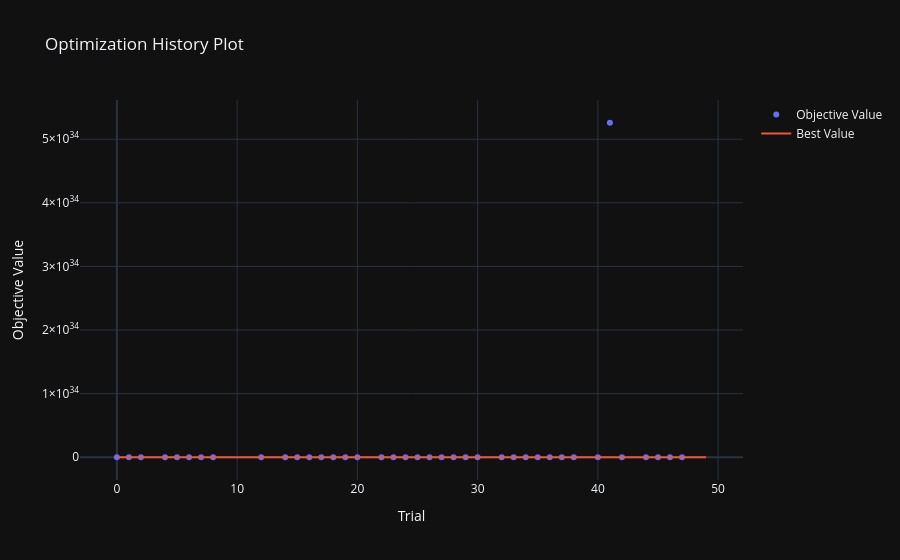
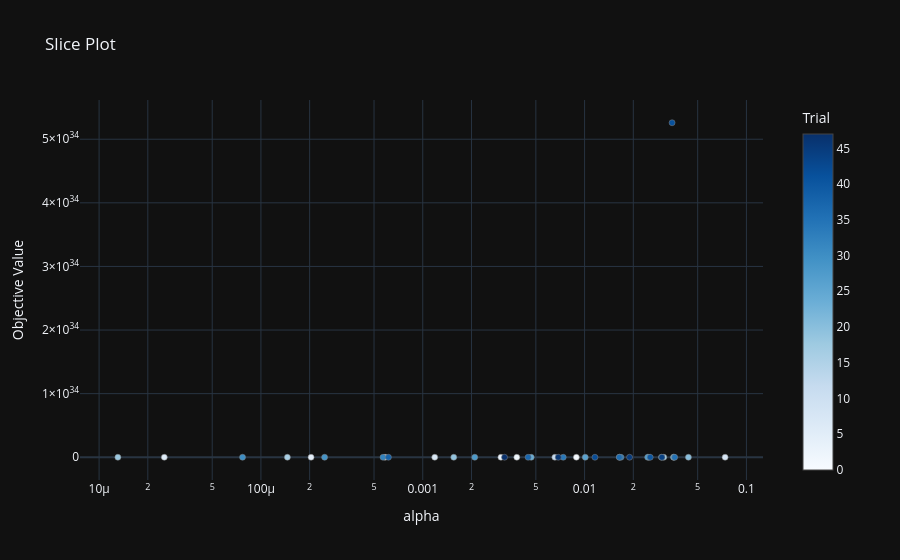

The cell these charts' notebook holds for them, in order:
### Code cell
GD1 = GradientDescent(func1, Table(pd.DataFrame(), ["X","Y","Alpha","Iteration","Z min", "Z max","Z end"]))
GD1.run()

### Figure 1 — Plotly figure (JSON) as saved in the notebook; plotly's stock layout.template omitted (floating-point values rounded to 4 significant figures)
{"data": [{"mode": "markers", "name": "Objective Value", "x": [0, 1, 2, 3, 4, 5, 6, 7, 8, 9, 10, 11, 12, 13, 14, 15, 16, 17, 18, 19, 20, 21, 22, 23, 24, 25, 26, 27, 28, 29, 30, 31, 32, 33, 34, 35, 36, 37, 38, 39, 40, 41, 42, 43, 44, 45, 46, 47, 48, 49], "y": [38.07, 18.04, 23.66, null, 33.25, 31.84, 31.96, 37.75, 1.659, null, null, null, 15.94, null, 7.775, 2.229, 31.86, 0.1289, 31.97, 39.83, 1.296, null, 0.777, 0.2318, 50.42, 0.3612, 16.28, 3.502, 40.16, 31.83, 31.9, null, 37.06, 4.234, 27.27, 0.2315, 11.44, 35.0, 39.73, null, 1.939, 5.259e+34, 7.269, null, 0.7491, 3.459, 12.68, 37.29, null, null], "type": "scatter"}, {"mode": "lines", "name": "Best Value", "x": [0, 1, 2, 3, 4, 5, 6, 7, 8, 9, 10, 11, 12, 13, 14, 15, 16, 17, 18, 19, 20, 21, 22, 23, 24, 25, 26, 27, 28, 29, 30, 31, 32, 33, 34, 35, 36, 37, 38, 39, 40, 41, 42, 43, 44, 45, 46, 47, 48, 49], "y": [38.07, 18.04, 18.04, 18.04, 18.04, 18.04, 18.04, 18.04, 1.659, 1.659, 1.659, 1.659, 1.659, 1.659, 1.659, 1.659, 1.659, 0.1289, 0.1289, 0.1289, 0.1289, 0.1289, 0.1289, 0.1289, 0.1289, 0.1289, 0.1289, 0.1289, 0.1289, 0.1289, 0.1289, 0.1289, 0.1289, 0.1289, 0.1289, 0.1289, 0.1289, 0.1289, 0.1289, 0.1289, 0.1289, 0.1289, 0.1289, 0.1289, 0.1289, 0.1289, 0.1289, 0.1289, 0.1289, 0.1289], "type": "scatter"}, {"marker": {"color": "#cccccc"}, "mode": "markers", "name": "Infeasible Trial", "showlegend": false, "x": [], "y": [], "type": "scatter"}], "layout": {"title": {"text": "Optimization History Plot"}, "xaxis": {"title": {"text": "Trial"}}, "yaxis": {"title": {"text": "Objective Value"}}}}

### Figure 2 — Plotly figure (JSON) as saved in the notebook; plotly's stock layout.template omitted (floating-point values rounded to 4 significant figures)
{"data": [{"marker": {"color": [0, 1, 2, 4, 5, 6, 7, 8, 12, 14, 15, 16, 17, 18, 19, 20, 22, 23, 24, 25, 26, 27, 28, 29, 30, 32, 33, 34, 35, 36, 37, 38, 40, 41, 42, 44, 45, 46, 47], "colorbar": {"title": {"text": "Trial"}, "x": 1.0, "xpad": 40}, "colorscale": [[0.0, "rgb(247,251,255)"], [0.125, "rgb(222,235,247)"], [0.25, "rgb(198,219,239)"], [0.375, "rgb(158,202,225)"], [0.5, "rgb(107,174,214)"], [0.625, "rgb(66,146,198)"], [0.75, "rgb(33,113,181)"], [0.875, "rgb(8,81,156)"], [1.0, "rgb(8,48,107)"]], "line": {"color": "Grey", "width": 0.5}}, "mode": "markers", "name": "Feasible Trial", "showlegend": false, "x": [0.0005847, 0.008895, 0.003812, 0.003041, 0.0002041, 2.529e-05, 0.001186, 0.07384, 0.00655, 0.01644, 0.02496, 0.0001457, 0.03085, 1.307e-05, 0.001555, 0.04382, 0.03553, 0.03549, 0.004679, 0.02986, 0.0101, 0.02453, 0.002095, 0.0002474, 7.698e-05, 0.0005681, 0.01678, 0.007379, 0.03605, 0.01639, 0.004476, 0.0006134, 0.02545, 0.03473, 0.01159, 0.03005, 0.01896, 0.006877, 0.003202], "y": [38.07, 18.04, 23.66, 33.25, 31.84, 31.96, 37.75, 1.659, 15.94, 7.775, 2.229, 31.86, 0.1289, 31.97, 39.83, 1.296, 0.777, 0.2318, 50.42, 0.3612, 16.28, 3.502, 40.16, 31.83, 31.9, 37.06, 4.234, 27.27, 0.2315, 11.44, 35.0, 39.73, 1.939, 5.259e+34, 7.269, 0.7491, 3.459, 12.68, 37.29], "type": "scatter"}], "layout": {"title": {"text": "Slice Plot"}, "xaxis": {"title": {"text": "alpha"}, "type": "log"}, "yaxis": {"title": {"text": "Objective Value"}}}}
